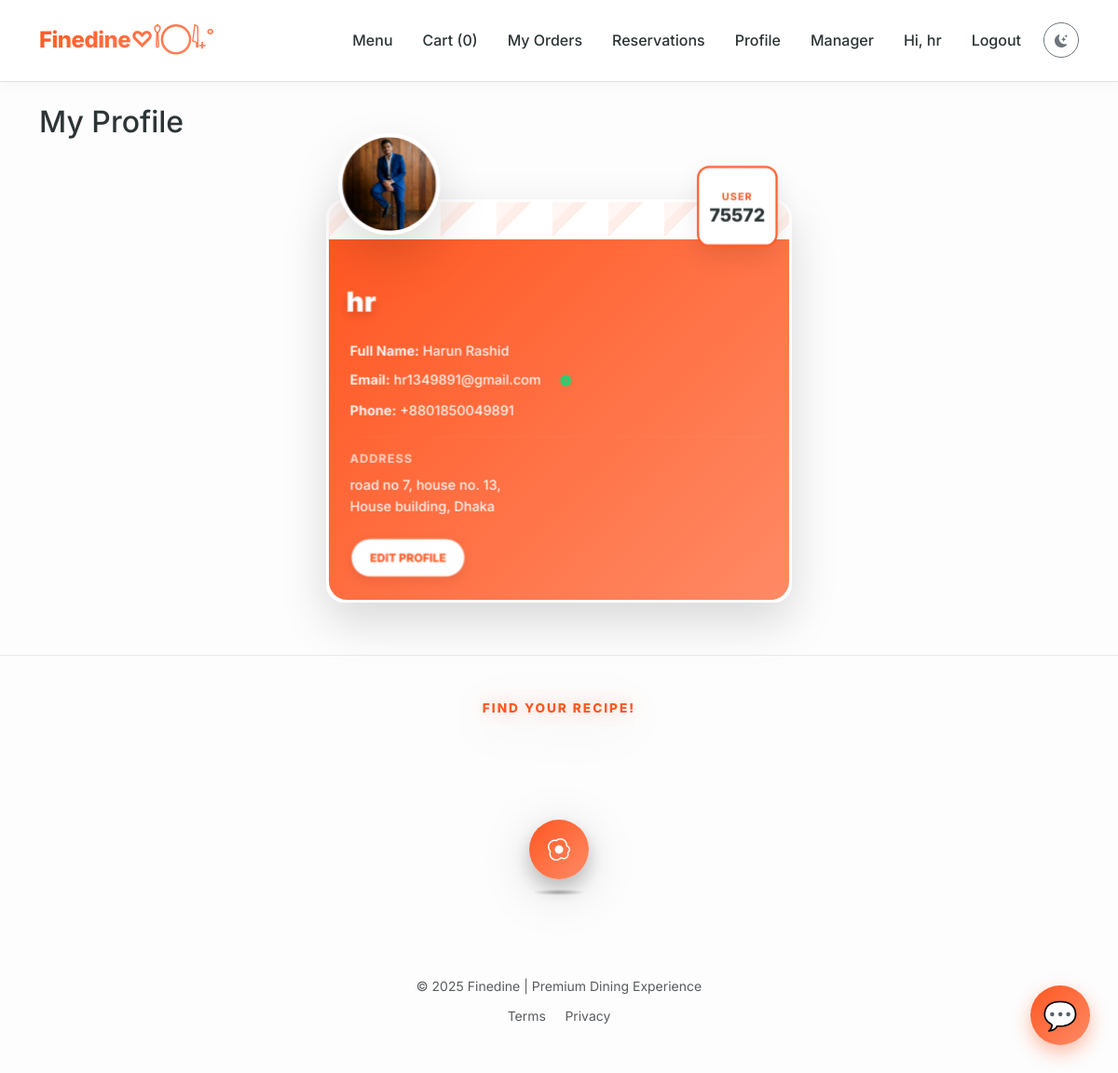
/user/profile (signed in), run on the app's committed database.
### models/models.py (models this page shows, shortened)
class User(db.Model):
    id = db.Column(db.Integer, primary_key=True)
    username = db.Column(db.String(120), unique=True, nullable=False)
    member_id = db.Column(db.String(20), unique=True)  # Custom ID
    email = db.Column(db.String(200), unique=True)
    password = db.Column(db.String(255), nullable=False)
    full_name = db.Column(db.String(200))
    phone = db.Column(db.String(50))
    address_district = db.Column(db.String(100))
    address_city = db.Column(db.String(100))
    address_street = db.Column(db.String(200))
    profile_image = db.Column(db.String(200))  # image filename
    reset_token = db.Column(db.String(100), nullable=True)
    reset_token_expiry = db.Column(db.DateTime, nullable=True)
    role = db.Column(db.Enum('admin', 'manager', 'cashier', 'waiter', 'chef', 'customer', name='user_roles'), default='customer')
    email_verified = db.Column(db.Boolean, default=False)
    email_verification_code = db.Column(db.String(10), nullable=True)
    created_at = db.Column(db.DateTime, default=get_dhaka_time)
    orders = db.relationship('Order', backref='user', lazy=True)
    reservations = db.relationship('Reservation', backref='user', lazy=True)
    ratings = db.relationship('Rating', backref='user', lazy=True)
    staff_shifts = db.relationship('StaffShift', backref='user', lazy=True)
    staff_shifts = db.relationship('StaffShift', backref='user', lazy=True)

### routes/user.py (the view)
@user_bp.route('/profile')
def profile():
    if 'user_id' not in session:
        return redirect(url_for('auth.login'))
    user = User.query.get(session['user_id'])
    return render_template('profile.html', user=user)

### app.py (called while the page is built)
@app.before_request
def refresh_user_session():
    if 'user_id' in session:
        user = User.query.get(session['user_id'])
        if user:
            session['role'] = user.role
            session['is_admin'] = (user.role == 'admin')
            session['username'] = user.username
        else:
            session.clear()

@app.context_processor
def inject_global_data():
    cart = session.get('cart', {})
    count = sum(cart.values()) if isinstance(cart, dict) else 0
    @cache.cached(timeout=300, key_prefix='best_rated_item_context')
    def get_best_rated_item():
        all_items = MenuItem.query.options(db.joinedload(MenuItem.ratings)).all()
        best_item = None
        max_avg = 0
        for it in all_items:
            ratings = it.ratings
            if not ratings:
                avg = 0
            else:
                avg = round(sum(r.score for r in ratings) / len(ratings), 1)
            if avg > max_avg:
                max_avg = avg
                best_item = it
        return best_item
    return dict(cart_count=count, best_rated_item=get_best_rated_item())

### templates/profile.html (shortened to what this page needs)
{% extends 'base.html' %}
{% block content %}
<h2>My Profile</h2>
<div class="profile-card-container animate-on-scroll">
  <div class="profile-3d-card">
    <img
      src="{{ user.profile_image and url_for('static', filename='uploads/' ~ user.profile_image) or url_for('static', filename='img/placeholder.jpg') }}"
      class="profile-image-pop" alt="Profile Image">
    <div class="profile-date-box text-center">
      <span class="user-label">USER</span>
      <span class="user-id d-block">{{ user.member_id }}</span>
    </div>
    <div class="profile-content-box">
      <span class="card-title">{{ user.username }}</span>
      <div class="card-content">
        <p class="mb-2"><strong>Full Name:</strong> {{ user.full_name or 'Not set' }}</p>
        <p class="mb-2">
          <strong>Email:</strong> {{ user.email }}
          {% if user.email_verified %}
          <span class="email-verify-badge badge-verified" title="Verified Guest"><i
              class="bi bi-patch-check-fill"></i></span>
          {% else %}
          <span class="email-verify-badge badge-unverified" title="Unverified Email" style="cursor: pointer;"
            onclick="initGlobalVerification('{{ user.email }}')">
            Verify
          </span>
          {% endif %}
        </p>
        <p class="mb-2"><strong>Phone:</strong> {{ user.phone or 'Not set' }}</p>
        <hr class="my-3" style="border-top: 1px solid rgba(255,255,255,0.2);">
        <h6 class="text-uppercase small fw-bold mb-2" style="letter-spacing: 1px; color: rgba(255,255,255,0.7);">Address
        </h6>
        <p class="mb-0">
          {{ user.address_street or 'No street set' }}, <br>
          {{ user.address_city or 'No city set' }}, {{ user.address_district or '' }}
        </p>
      </div>
      <a href="{{ url_for('user.edit_profile') }}" class="see-more">Edit Profile</a>
    </div>
  </div>
</div>
{% endblock %}

### templates/base.html (shortened to what this page needs)
<!doctype html>
<html lang="en">
<head>
  <link href="https://cdn.jsdelivr.net/npm/bootstrap@5.3.2/dist/css/bootstrap.min.css" rel="stylesheet">
  <link rel="stylesheet" href="https://cdn.jsdelivr.net/npm/bootstrap-icons@1.11.1/font/bootstrap-icons.css">
  <link href="{{ url_for('static', filename='css/main.css') }}" rel="stylesheet">
</head>
<body class="d-flex flex-column min-vh-100">
  <nav class="navbar navbar-expand-lg navbar-light bg-white border-bottom sticky-top">
    <div class="container">
      <a class="navbar-brand nav-brand" href="{{ url_for('main.index') }}">Finedine♡𓌉◯𓇋₊˚</a>
      <div class="collapse navbar-collapse" id="navCollapse">
        <ul class="navbar-nav ms-auto align-items-center">
          <li class="nav-item"><a class="nav-link" href="{{ url_for('main.menu') }}">Menu</a></li>
          <li class="nav-item">
            <a class="nav-link" href="{{ url_for('cart.view_cart') }}">
              Cart (<span id="cart-count">{{ cart_count }}</span>)
            </a>
          </li>
          {% if session.get('username') %}
          <li class="nav-item"><a class="nav-link" href="{{ url_for('user.orders') }}">My Orders</a></li>
          <li class="nav-item"><a class="nav-link" href="{{ url_for('reservations.my_reservations') }}">Reservations</a>
          </li>
          <li class="nav-item"><a class="nav-link" href="{{ url_for('user.profile') }}">Profile</a></li>
          {% if session.get('role') == 'admin' or session.get('is_admin') %}
          <li class="nav-item">
            <a class="nav-link" href="{{ url_for('admin.index') }}">Admin</a>
          </li>
          {% elif session.get('role') == 'manager' %}
          <li class="nav-item">
            <a class="nav-link" href="{{ url_for('employees.attendance') }}">Manager</a>
          </li>
          {% endif %}
          <li class="nav-item"><span class="nav-link disabled">Hi, {{ session.get('username') }}</span></li>
          <li class="nav-item"><a class="nav-link" href="{{ url_for('auth.logout') }}">Logout</a></li>
          {% else %}
          <li class="nav-item"><a class="nav-link" href="{{ url_for('auth.login') }}">Login</a></li>
          <li class="nav-item"><a class="nav-link" href="{{ url_for('auth.register') }}">Register</a></li>
          {% endif %}
          <li class="nav-item ms-2">
            <button id="theme-toggle" class="btn btn-sm btn-outline-secondary rounded-circle"
              style="width: 38px; height: 38px; padding: 0;">
              <i class="bi bi-moon-stars-fill"></i>
            </button>
          </li>
        </ul>
      </div>
    </div>
  </nav>
  <main class="container my-4">
    {% block content %}{% endblock %}
  </main>
  <footer class="site-footer mt-auto py-5">
    <div class="container text-center">
      <div class="secret-dish-wrap mb-4">
        <div class="track-container mx-auto" id="footer-tracker">
          <div class="track-ui">
            <div class="track-ui__text text-disabled">
              <div class="track-ui__text-title">Find your Recipe!</div>
            </div>
            <div class="track-ui__char" id="dish-char">
              <div class="track-ui__char-shadow"></div>
              <label class="track-ui__char-ball" for="spell-switch">
                <i class="bi bi-egg-fried text-white"
                  style="font-size: 1.5rem; display: flex; align-items: center; justify-content: center; height: 100%;"></i>
              </label>
            </div>
          </div>
        </div>
      </div>
      <small class="text-muted d-block mb-2">© 2025 Finedine | Premium Dining Experience</small>
      <div class="footer-links">
        <a href="#" class="text-muted mx-2 small text-decoration-none">Terms</a>
        <a href="#" class="text-muted mx-2 small text-decoration-none">Privacy</a>
      </div>
    </div>
  </footer>
  <div id="chatbot-btn">💬</div>
</body>
</html>

### data on the page
User: get "hr", profile_image (picture), member_id "75572", username "hr", full_name "Harun Rashid", email "hr1349891@gmail.com", phone "+8801850049891", address_street "road no 7, house no. 13", address_city "House building", address_district "Dhaka"

### other printed values
{{ cart_count }} "0"
